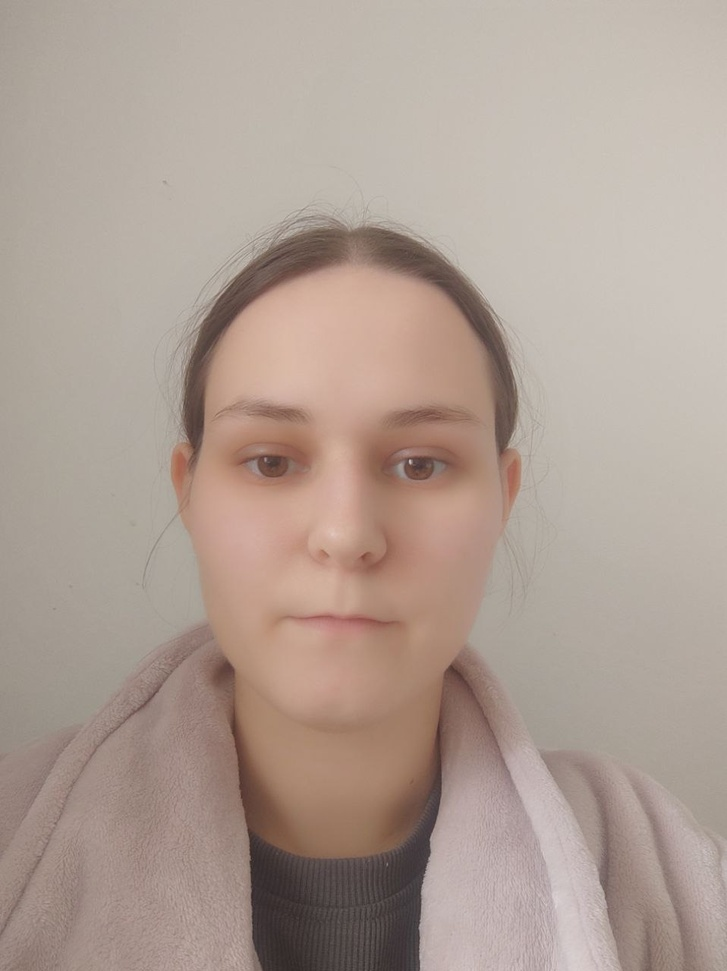
#> input picture prototypes/live_detection_with_image_segmentation/assets/images/photo_2025-05-27_17-01-25.jpg, 727 x 971 px, shrunk from 958 x 1280 before the run
$ jupyter execute mask_analyzer.ipynb
#> lines starting #> are read from the running program, lines starting #| are printed output that depends on the picture; after the words box and inside, x2 and y2 are one past the last pixel; in counts of white or black regions, pixels touching at a corner belong together
[cell 1]
import cv2
import numpy as np
from matplotlib import pyplot as plt

[cell 2]
orig_img = cv2.imread("assets/images/photo_2025-05-27_17-01-25.jpg")
#> orig_img is the input picture: shape (971, 727, 3); mean B, G, R 148.2, 158.3, 174.8
orig_img = cv2.cvtColor(orig_img, cv2.COLOR_BGR2RGB)
seg_mask = cv2.imread("assets/results/resnet34/photo_2025-05-27_17-01-25.png")
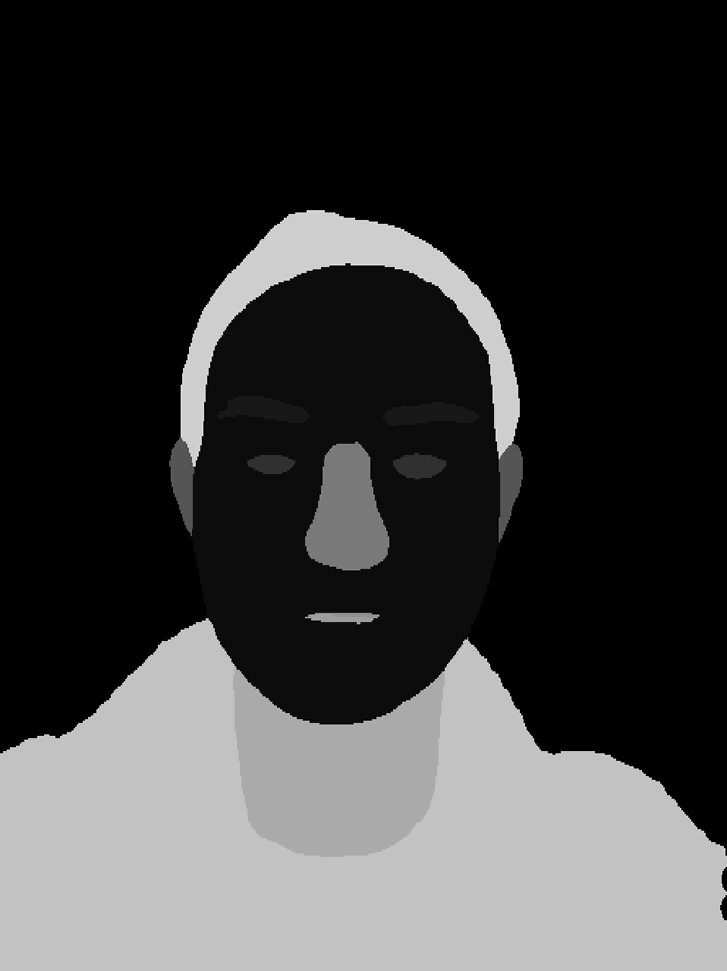
#> input picture prototypes/live_detection_with_image_segmentation/assets/results/resnet34/photo_2025-05-27_17-01-25.png, 727 x 971 px, shrunk from 958 x 1280 before the run
#> seg_mask is the input picture: shape (971, 727, 3); min 0, max 21, mean 4.9
seg_mask = cv2.cvtColor(seg_mask, cv2.COLOR_BGR2GRAY)
#> seg_mask: shape (971, 727)

[cell 3]
plt.imshow(orig_img)

[cell 4]
plt.imshow(seg_mask)

[cell 5]
np.unique(seg_mask)
#> Out = 22 values from 0 to 21

[cell 6]
seg_mask_mouth = seg_mask.copy()
seg_mask_face = seg_mask.copy()
seg_mask_eyes = seg_mask.copy()

seg_mask_eyes[(seg_mask_eyes!=4) & (seg_mask_eyes!=5)] = 0
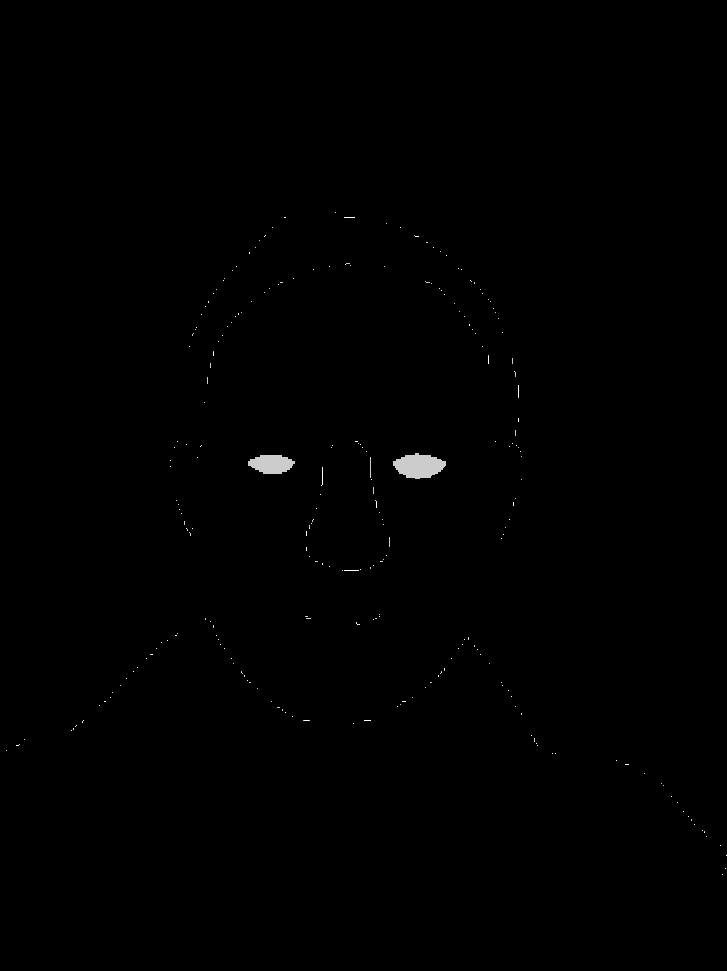
#> seg_mask_eyes: shape (971, 727); min 0, max 5, mean 0.0124; drawn with min black and max white

seg_mask_mouth[(seg_mask_mouth!=11) & (seg_mask_mouth!=12) & (seg_mask_mouth!=13)] = 0

seg_mask_face[seg_mask_face!=1] = 0
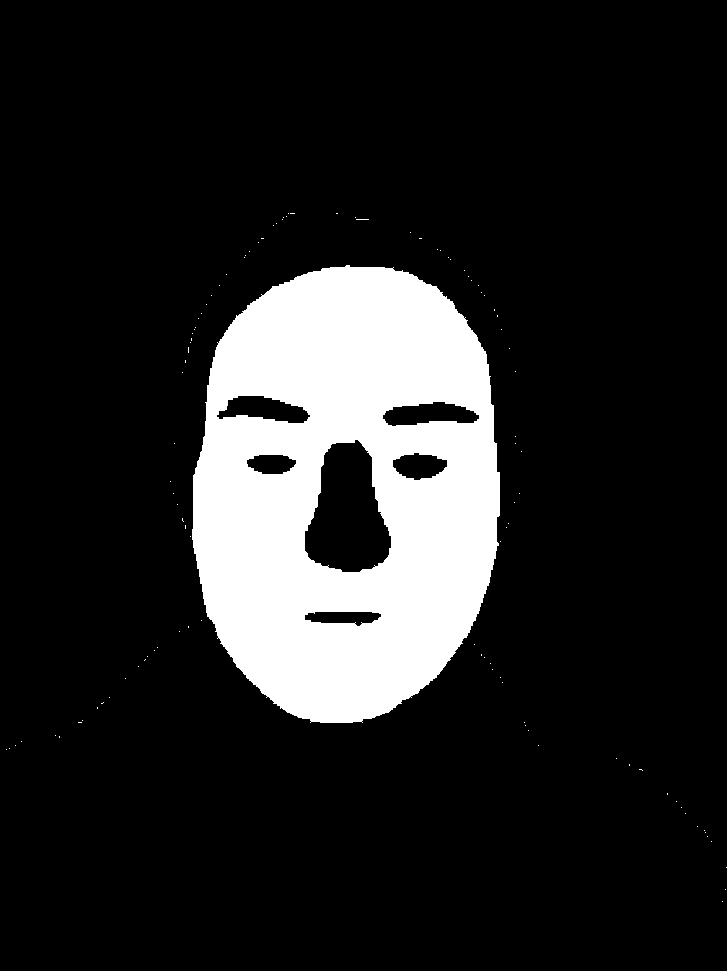
#> seg_mask_face: shape (971, 727); values 0 (black) and 1 (white), 14.3% white; 108 white regions (107 under 20 px)

[cell 7]
def find_part_rect(part_seg_mask):
    cnt, _ = cv2.findContours(part_seg_mask, cv2.RETR_EXTERNAL, cv2.CHAIN_APPROX_NONE)
    if len(cnt) < 1:
        return np.asarray([0,0,0,0])
    print(cnt[0].min(axis=0), cnt[0].max(axis=0))
    return np.asarray(cv2.boundingRect(cnt[0][:,0,:]))

def left_right_eye(seg_mask_eyes):
    cnt, _ = cv2.findContours(seg_mask_eyes, cv2.RETR_EXTERNAL, cv2.CHAIN_APPROX_NONE)
    if len(cnt) == 2:
        eyes_rects = [np.asarray(cv2.boundingRect(cnt[i][:,0,:])) for i in range(2)]
        eyes_rects = np.sort(eyes_rects, axis=0)
        print(eyes_rects)
        return eyes_rects

    elif len(cnt) == 1:
        eye_rect = np.asarray(cv2.boundingRect(cnt[0][:, 0, :]))
        print("Found 1 eye:", eye_rect)
        return eye_rect, None

    else:
        print(f"Found {len(cnt)} eyes — unsupported number.")
        return None, None

[cell 8]
left_eye_rect, right_eye_rect = left_right_eye(seg_mask_eyes)
#> in left_right_eye, `cnt, _ = cv2.findContours(seg_mask_eyes, cv2.RETR_EXTERNAL, cv2.CHAIN_..`: cnt = 245 contours, 243 with area under 20; largest, box (x1, y1, x2, y2) and area: (393, 453, 446, 479) 892, (248, 455, 295, 474) 613
#| Found 245 eyes — unsupported number.
mouth_rect = find_part_rect(seg_mask_mouth)
#> in find_part_rect, `cnt, _ = cv2.findContours(part_seg_mask, cv2.RETR_EXTERNAL, cv2.CHAIN_..`: cnt = 279 contours, 278 with area under 20; largest, box (x1, y1, x2, y2) and area: (308, 613, 378, 624) 458
#| [[724 920]] [[726 920]]
#> mouth_rect = [724, 920, 3, 1]
face_rect = find_part_rect(seg_mask_face)
#> in find_part_rect (call 2), `cnt, _ = cv2.findContours(part_seg_mask, cv2.RETR_EXTERNAL, cv2.CHAIN_..`: cnt = 108 contours, 107 with area under 20; largest, box (x1, y1, x2, y2) and area: (192, 265, 500, 723) 113862
#| [[722 901]] [[722 901]]
#> face_rect = [722, 901, 1, 1]

[cell 9]
img = orig_img.copy()

if left_eye_rect is not None:
    img = cv2.rectangle(img.copy(), left_eye_rect[0:2],  left_eye_rect[0:2]+left_eye_rect[2:4],
                        color=(255,255,0), thickness=6)

if right_eye_rect is not None:
    img = cv2.rectangle(img.copy(), right_eye_rect[0:2],  right_eye_rect[0:2]+right_eye_rect[2:4],
                        color=(255,255,0), thickness=6)

img = cv2.rectangle(img.copy(), mouth_rect[0:2],  mouth_rect[0:2]+mouth_rect[2:4],
                    color=(255,0,255), thickness=6)

img = cv2.rectangle(img.copy(), face_rect[0:2],  face_rect[0:2]+face_rect[2:4],
                    color=(0,0,255), thickness=6)

[cell 10]
plt.imshow(img)

[cell 11]
def adjust_eye_rects_by_face(face_rect, left_eye_raw_rect, right_eye_raw_rect, img_shape):
    fx, fy, fw, fh = face_rect
    img_h, img_w = img_shape[:2]

    target_eye_width = int(fw / 5.0)
    target_eye_height = int(target_eye_width * 0.6)

    center_face_x = fx + fw // 2
    center_face_y = fy + fh // 2

    def adjust_eye(raw_rect):
        if raw_rect is None or raw_rect[2] <= 0 or raw_rect[3] <= 0:
            return None
        x, y, w, h = raw_rect
        cx = x + w // 2
        cy = y + h // 2
        ax = max(0, cx - target_eye_width // 2)
        ay = max(0, cy - target_eye_height // 2)
        return np.array([
            ax,
            ay,
            min(target_eye_width, img_w - ax),
            min(target_eye_height, img_h - ay)
        ])

    adjusted_left_eye = adjust_eye(left_eye_raw_rect)
    adjusted_right_eye = adjust_eye(right_eye_raw_rect)

    if adjusted_left_eye is not None and adjusted_right_eye is None:
        lx, ly, lw, lh = adjusted_left_eye
        center_lx = lx + lw // 2
        dist = center_face_x - center_lx
        mirror_cx = center_face_x + dist
        ax = max(0, mirror_cx - target_eye_width // 2)
        ay = ly
        adjusted_right_eye = np.array([
            ax,
            ay,
            min(target_eye_width, img_w - ax),
            min(target_eye_height, img_h - ay)
        ])

    elif adjusted_right_eye is not None and adjusted_left_eye is None:
        rx, ry, rw, rh = adjusted_right_eye
        center_rx = rx + rw // 2
        dist = center_rx - center_face_x
        mirror_cx = center_face_x - dist
        ax = max(0, mirror_cx - target_eye_width // 2)
        ay = ry
        adjusted_left_eye = np.array([
            ax,
            ay,
            min(target_eye_width, img_w - ax),
            min(target_eye_height, img_h - ay)
        ])

    if adjusted_left_eye is None and adjusted_right_eye is None:
        eye_y = fy + int(fh * 0.3)
        left_eye_x = fx + int(fw * 0.25) - target_eye_width // 2
        right_eye_x = fx + int(fw * 0.75) - target_eye_width // 2

        adjusted_left_eye = np.array([
            max(0, left_eye_x),
            max(0, eye_y),
            min(target_eye_width, img_w - left_eye_x),
            min(target_eye_height, img_h - eye_y)
        ])

        adjusted_right_eye = np.array([
            max(0, right_eye_x),
            max(0, eye_y),
            min(target_eye_width, img_w - right_eye_x),
            min(target_eye_height, img_h - eye_y)
        ])

    return adjusted_left_eye, adjusted_right_eye

[cell 12]
img_height, img_width = img.shape[:2]
#> img_height = 971; img_width = 727

left_eye_rect_full, right_eye_rect_full = adjust_eye_rects_by_face(
    face_rect, left_eye_rect, right_eye_rect, img.shape
)
#> in adjust_eye_rects_by_face, `fx, fy, fw, fh = face_rect`: fx = 722; fy = 901; fw = 1
#> in adjust_eye_rects_by_face, `target_eye_width = int(fw / 5.0)`: target_eye_width = 0
#> in adjust_eye_rects_by_face, `center_face_x = fx + fw // 2`: center_face_x = 722
#> in adjust_eye_rects_by_face, `center_face_y = fy + fh // 2`: center_face_y = 901
#> in adjust_eye_rects_by_face, `left_eye_x = fx + int(fw * 0.25) - target_eye_width // 2`: left_eye_x = 722
#> in adjust_eye_rects_by_face, `adjusted_left_eye = np.array([ max(0, left_eye_x), max(0, eye_y), min(..`: adjusted_left_eye = [722, 901, 0, 0]
#> left_eye_rect_full = [722, 901, 0, 0]; right_eye_rect_full = [722, 901, 0, 0]

[cell 13]
img = orig_img.copy()
img = cv2.rectangle(img.copy(), left_eye_rect_full[0:2],  left_eye_rect_full[0:2]+left_eye_rect_full[2:4],
                    color=(255,255,0), thickness=6)

img = cv2.rectangle(img.copy(), right_eye_rect_full[0:2],  right_eye_rect_full[0:2]+right_eye_rect_full[2:4],
                    color=(255,255,0), thickness=6)

img = cv2.rectangle(img.copy(), mouth_rect[0:2],  mouth_rect[0:2]+mouth_rect[2:4],
                    color=(255,0,255), thickness=6)

img = cv2.rectangle(img.copy(), face_rect[0:2],  face_rect[0:2]+face_rect[2:4],
                    color=(0,0,255), thickness=6)
